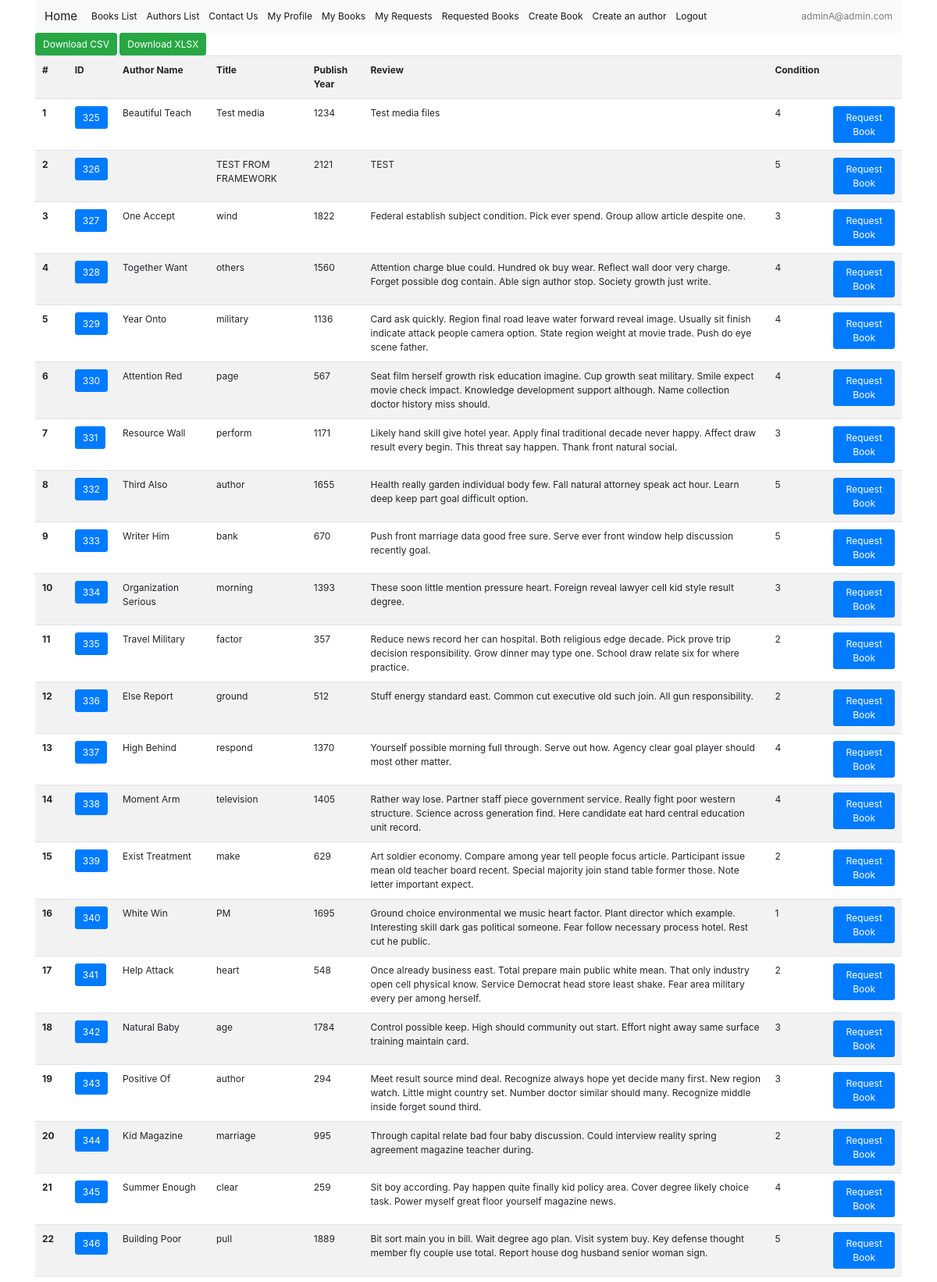
Page /books/list/ (signed in, upper part) on the committed database.
### accounts/models.py (models this page shows, shortened)
class User(AbstractUser):
    USERNAME_FIELD = 'email'
    REQUIRED_FIELDS = []
    email = models.EmailField(
        'email address', blank=False, null=False, unique=True,
    )
    avatar = models.FileField(null=True, default=None, upload_to=user_upload_avatar)

### books/models.py (models this page shows, shortened)
class Book(models.Model):
    cover = models.FileField(null=True, default=None, upload_to=book_upload_cover)
    title = models.CharField(max_length=128)
    publish_year = models.PositiveIntegerField()
    review = models.CharField(max_length=512)
    condition = models.PositiveSmallIntegerField()
    category = models.ForeignKey(Category, on_delete=models.SET_NULL, null=True, default=None)
    user = models.ForeignKey('accounts.User', on_delete=models.CASCADE,
                             null=True, default=None)
    author = models.ForeignKey(Author, on_delete=models.SET_NULL,
                               null=True, default=None)

class Author(models.Model):
    first_name = models.CharField(max_length=128)
    last_name = models.CharField(max_length=128)
    date_of_birth = models.CharField(max_length=64)
    date_of_death = models.CharField(max_length=64)
    country = models.CharField(max_length=128)
    gender = models.CharField(max_length=32)
    language = models.CharField(max_length=64)
    user = models.ForeignKey('accounts.User', on_delete=models.CASCADE,
                             null=True, default=None)

### books/views.py (the view)
# urls.py: path('list/', views.BookList.as_view(), name='list'),
class BookList(ListView):
    queryset = Book.objects.all().select_related('author')
    def get_queryset(self):
        queryset = super().get_queryset()
        return queryset.exclude(user=self.request.user)

### books/context_processor.py (called while the page is built)
def model_choices_context(request):
    return {
        'mch': mch,
    }

### books/templates/books/book_list.html
{% extends 'base.html' %}
{% block content %}
    <div class="row">
        <div class="col">
            <a class="btn btn-success" href="{% url 'books:download-csv' %}">Download CSV</a>
            <a class="btn btn-success" href="{% url 'books:download-xlsx' %}">Download XLSX</a>
            <table class="table table-striped font-size-12">
                <tr>
                    <th>#</th>
                    <th>ID</th>
                    <th>Author Name</th>
                    <th>Title</th>
                    <th>Publish Year</th>
                    <th>Review</th>
                    <th>Condition</th>
                    <th></th>
                </tr>
                {% for object in object_list %}
                    <tr>
                        <th scope="row">{{ forloop.counter }}</th>
                        <td><a class="btn btn-primary" href="{% url 'books:book-viewing' object.id %}">{{ object.id }}</a></td>
                        <td>
                            {{ object.author.first_name }}
                            {{ object.author.last_name }}
                        </td>
                        <td>{{ object.title }}</td>
                        <td>{{ object.publish_year }}</td>
                        <td>{{ object.review }}</td>
                        <td>{{ object.condition }}</td>
                        <td><a class="btn btn-primary" href="{% url 'books:create-book-request' object.id %}">Request Book</a></td>
                    </tr>
                {% endfor %}
            </table>
        </div>
    </div>
{% endblock content %}

### books/templates/parts/navbar.html (shortened to what this page needs)
<nav class="navbar navbar-expand-lg navbar-light bg-light">
    <a class="navbar-brand" href="{% url 'index' %}">Home</a>
    <div class="collapse navbar-collapse" id="navbarText">
        <ul class="navbar-nav mr-auto">
            <li class="nav-item active">
                <a class="nav-link" href="{% url 'books:list' %}">Books List</a>
            </li>
            <li class="nav-item active">
                <a class="nav-link" href="{% url 'books:authors-list' %}">Authors List</a>
            </li>
            <li class="nav-item active">
                <a class="nav-link" href="{% url 'contact-us' %}">Contact Us</a>
            </li>
            {% if request.user.is_authenticated %}
                <li class="nav-item active">
                    <a class="nav-link" href="{% url 'my-profile' %}">My Profile</a>
                </li>
                <li class="nav-item active">
                    <a class="nav-link" href="{% url 'books:my-books' %}">My Books</a>
                </li>
                <li class="nav-item active">
                    <a class="nav-link" href="{% url 'books:my-requested-books' %}">My Requests</a>
                </li>
                <li class="nav-item active">
                    <a class="nav-link" href="{% url 'books:requested-books' %}">Requested Books</a>
                </li>
                <li class="nav-item active">
                    <a class="nav-link" href="{% url 'books:create' %}">Create Book</a>
                </li>
                <li class="nav-item active">
                    <a class="nav-link" href="{% url 'books:authors-create' %}">Create an author</a>
                </li>
                <li class="nav-item active">
                    <a class="nav-link" href="{% url 'logout' %}">Logout</a>
                </li>
            {% endif %}
        </ul>
        <span class="navbar-text">
              {{ request.user.email }}
        </span>
    </div>
</nav>

### static/css/main.css (style rules this page uses)
* { font-size: 12px; }

### rows in the picture
User: user.email "adminA@admin.com"
Book: id "325", author.first_name "Beautiful", author.last_name "Teach", title "Test media", publish_year "1234", review "Test media files", condition "4"
Book: id "326", title "TEST FROM FRAMEWORK", publish_year "2121", review "TEST", condition "5"
Book: id "327", author.first_name "One", author.last_name "Accept", title "wind", publish_year "1822", review "Federal establish subject condition. Pick ever spend. Group allow article despite one.", condition "3"
Book: id "328", author.first_name "Together", author.last_name "Want", title "others", publish_year "1560", review "Attention charge blue could. Hundred ok buy wear. Reflect wall door very charge. Forget possible dog contain. Able sign author stop. Society growth just write.", condition "4"
Book: id "329", author.first_name "Year", author.last_name "Onto", title "military", publish_year "1136", review "Card ask quickly. Region final road leave water forward reveal image. Usually sit finish indicate attack people camera option. State region weight at movie trade. Push do eye scene father.", condition "4"
Book: id "330", author.first_name "Attention", author.last_name "Red", title "page", publish_year "567", review "Seat film herself growth risk education imagine. Cup growth seat military. Smile expect movie check impact. Knowledge development support although. Name collection doctor history miss should.", condition "4"
Book: id "331", author.first_name "Resource", author.last_name "Wall", title "perform", publish_year "1171", review "Likely hand skill give hotel year. Apply final traditional decade never happy. Affect draw result every begin. This threat say happen. Thank front natural social.", condition "3"
Book: id "332", author.first_name "Third", author.last_name "Also", title "author", publish_year "1655", review "Health really garden individual body few. Fall natural attorney speak act hour. Learn deep keep part goal difficult option.", condition "5"
Book: id "333", author.first_name "Writer", author.last_name "Him", title "bank", publish_year "670", review "Push front marriage data good free sure. Serve ever front window help discussion recently goal.", condition "5"
Book: id "334", author.first_name "Organization", author.last_name "Serious", title "morning", publish_year "1393", review "These soon little mention pressure heart. Foreign reveal lawyer cell kid style result degree.", condition "3"
Book: id "335", author.first_name "Travel", author.last_name "Military", title "factor", publish_year "357", review "Reduce news record her can hospital. Both religious edge decade. Pick prove trip decision responsibility. Grow dinner may type one. School draw relate six for where practice.", condition "2"
Book: id "336", author.first_name "Else", author.last_name "Report", title "ground", publish_year "512", review "Stuff energy standard east. Common cut executive old such join. All gun responsibility.", condition "2"
Book: id "337", author.first_name "High", author.last_name "Behind", title "respond", publish_year "1370", review "Yourself possible morning full through. Serve out how. Agency clear goal player should most other matter.", condition "4"
Book: id "338", author.first_name "Moment", author.last_name "Arm", title "television", publish_year "1405", review "Rather way lose. Partner staff piece government service. Really fight poor western structure. Science across generation find. Here candidate eat hard central education unit record.", condition "4"
Book: id "339", author.first_name "Exist", author.last_name "Treatment", title "make", publish_year "629", review "Art soldier economy. Compare among year tell people focus article. Participant issue mean old teacher board recent. Special majority join stand table former those. Note letter important expect.", condition "2"
Book: id "340", author.first_name "White", author.last_name "Win", title "PM", publish_year "1695", review "Ground choice environmental we music heart factor. Plant director which example. Interesting skill dark gas political someone. Fear follow necessary process hotel. Rest cut he public.", condition "1"
Book: id "341", author.first_name "Help", author.last_name "Attack", title "heart", publish_year "548", review "Once already business east. Total prepare main public white mean. That only industry open cell physical know. Service Democrat head store least shake. Fear area military every per among herself.", condition "2"
Book: id "342", author.first_name "Natural", author.last_name "Baby", title "age", publish_year "1784", review "Control possible keep. High should community out start. Effort night away same surface training maintain card.", condition "3"
Book: id "343", author.first_name "Positive", author.last_name "Of", title "author", publish_year "294", review "Meet result source mind deal. Recognize always hope yet decide many first. New region watch. Little might country set. Number doctor similar should many. Recognize middle inside forget sound third.", condition "3"
Book: id "344", author.first_name "Kid", author.last_name "Magazine", title "marriage", publish_year "995", review "Through capital relate bad four baby discussion. Could interview reality spring agreement magazine teacher during.", condition "2"
Book: id "345", author.first_name "Summer", author.last_name "Enough", title "clear", publish_year "259", review "Sit boy according. Pay happen quite finally kid policy area. Cover degree likely choice task. Power myself great floor yourself magazine news.", condition "4"
Book: id "346", author.first_name "Building", author.last_name "Poor", title "pull", publish_year "1889", review "Bit sort main you in bill. Wait degree ago plan. Visit system buy. Key defense thought member fly couple use total. Report house dog husband senior woman sign.", condition "5"
